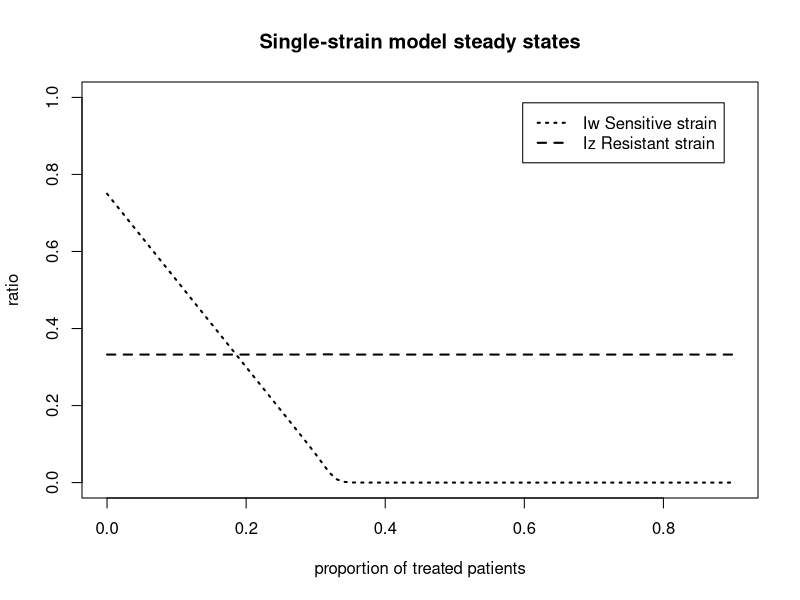
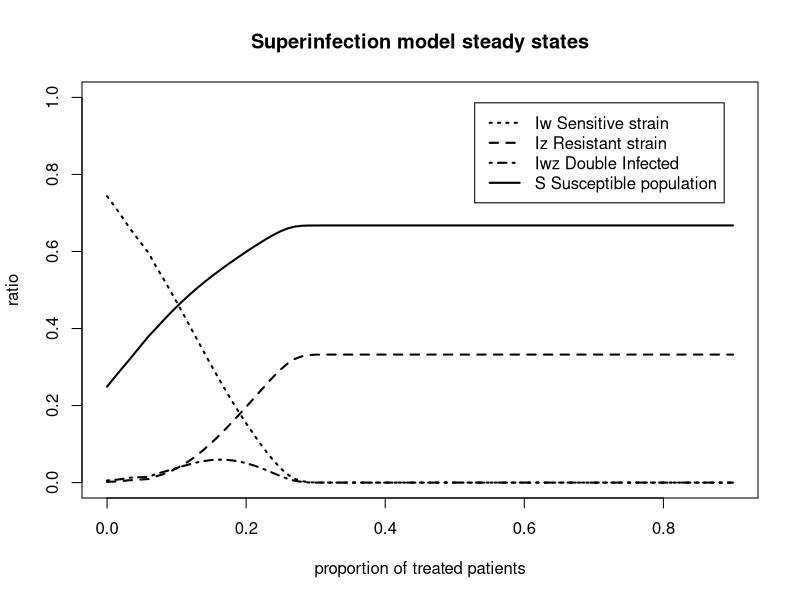
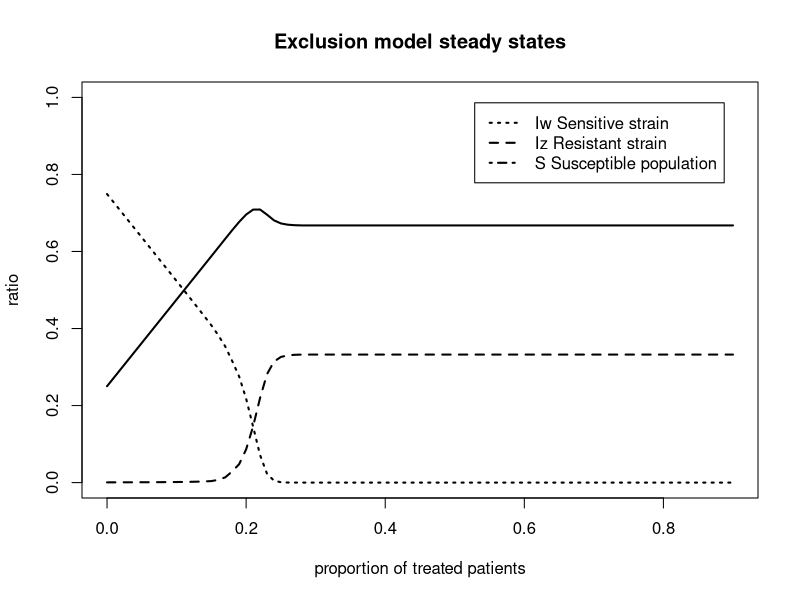

These figures' R source, in order:
## ---- chunk 1
library(deSolve)
options("scipen" = 10)
N <- 1
a <- 2000
pbeta_w <- 0.04
pbeta_z <- 0.015
pgammaa <- 0.01
pgamma_tilt <- 0.1
pq <- 0.5
prho <- 0.5
pphi <- 0.05
peps <- 0.15
m <- 1
prop <- 0.01
conv_crit=0.00001
pepsi <- seq(0, 0.90, by=0.01)
tab <- matrix(data=NA, nrow=length(pepsi), ncol=5)

## ---- chunk 2

parameters <- c(beta_w=pbeta_w, beta_z=pbeta_z, gamma=pgammaa, gamma_prim=pgamma_tilt, eps=peps)
state <- c(S1=1-prop, S2=1-prop, Iw=prop, Iz=prop)
times=seq(0, a, by=m)


SIS_single_strain=function(times, state, parameters){
  with(as.list(c(state,parameters)),
    {dS1 = - beta_w*Iw*S1 + gamma*(1-eps)*Iw + gamma_prim*eps*Iw
      dS2 = - beta_z*Iz*S2 + gamma*Iz
      dIw = beta_w*Iw*S1 - gamma*(1-eps)*Iw - gamma_prim*eps*Iw
      dIz = beta_z*Iz*S2 - gamma*Iz
      list(c(dS1, dS2, dIw, dIz))
      return(list(c(dS1, dS2, dIw, dIz)))
    })
}


root_sis=function(times, state, parameters){
  dstate <- unlist(SIS_single_strain(times, state, parameters))
  sum(abs(dstate)) - conv_crit}

  
  
exploit_param=function(x) {
  parameters[5] <- x
  out <- lsodar(func=SIS_single_strain, y=state, parms=parameters, times=times, rootfunc=root_sis)
  return(tail(out, n=1))
}

steady <- do.call(rbind, lapply(pepsi, exploit_param))
steady <- unlist(steady)

steady_time <- steady[,1]
steady_S1 <- steady[,2]
steady_S2 <- steady[,3]
steady_Iw <- steady[,4]
steady_Iz <- steady[,5]

## ---- chunk 3
plot(pepsi, steady_Iw, main="Single-strain model steady states", xlab="proportion of treated patients", ylab="ratio", ylim=c(0,1), lty=3, lwd=2, type="l")

lines(pepsi, steady_Iz, lty=2, lwd=2)

legend("topright" , inset=.05, c("Iw Sensitive strain", "Iz Resistant strain" ), lty=c(3,2), lwd=c(2,2))

## ---- chunk 4

parameters <- c(beta_w=pbeta_w, beta_z=pbeta_z, gamma=pgammaa, gamma_prim=pgamma_tilt, eps=peps, q=pq )

state <- c(S=1-2*prop, Iw=prop, Iz=prop, Iwz=0)

times = seq(0, a, by=m)

SIS_sup=function(times, state, parameters){
  with(as.list(c(state,parameters)),
       {dS = - beta_w*(Iw+q*Iwz)*S - beta_z*(Iz+q*Iwz)*S + gamma*(1-eps)*Iw + gamma_prim*eps*Iw + gamma*Iz
        dIw = beta_w*(Iw+q*Iwz)*S + gamma*Iwz - beta_z*(Iz+q*Iwz)*Iw - gamma*(1-eps)*Iw - gamma_prim*eps*Iw 
        dIz = beta_z*(Iz+q*Iwz)*S + gamma*(1-eps)*Iwz + gamma_prim*eps*Iwz - beta_w*(Iw+q*Iwz)*Iz - gamma*Iz 
        dIwz = beta_w*(Iw+q*Iwz)*Iz + beta_z*(Iz+q*Iwz)*Iw - gamma*Iwz - gamma*(1-eps)*Iwz - gamma_prim*eps*Iwz
        list(c(dS, dIw, dIz, dIwz))
       })
  }

root_sup=function(times, state, parameters){
  dstate <- unlist(SIS_sup(times, state, parameters))
  sum(abs(dstate)) - conv_crit
  }

  
  
exploit_param_sup=function(x) {
  parameters[5] <- x
  out <- lsodar(func=SIS_sup, y=state, parms=parameters, times=times, rootfunc=root_sup)
  return(tail(out, n=1))
  }

steady_sup <- do.call(rbind, lapply(pepsi, exploit_param_sup))
steady_sup <- unlist(steady_sup)

steady_time_sup <- steady_sup[,1]
steady_S_sup <- steady_sup[,2]
steady_Iw_sup <- steady_sup[,3]
steady_Iz_sup <- steady_sup[,4]
steady_Iwz_sup <- steady_sup[,5]

## ---- chunk 5
plot(pepsi, steady_Iw_sup, main="Superinfection model steady states", xlab="proportion of treated patients", ylab="ratio", ylim=c(0,1), lty=3, lwd=2, type="l")

lines(pepsi, steady_Iz_sup, lty=2, lwd=2)
lines(pepsi, steady_S_sup, lty=1, lwd=2)
lines(pepsi, steady_Iwz_sup, lty=4, lwd=2)

legend("topright" , inset=.05, c("Iw Sensitive strain", "Iz Resistant strain", "Iwz Double Infected", "S Susceptible population" ), lty=c(3,2,4,1), lwd=c(2,2,2,2))

## ---- chunk 6

parameters <- c(beta_w=pbeta_w, beta_z=pbeta_z, gamma=pgammaa, gamma_prim=pgamma_tilt, eps=peps)

state <- c(S=1-2*prop, Iw=prop, Iz=prop)

times=seq(0, a, by=m)

SIS_exc=function(times, state, parameters){
  with(as.list(c(state,parameters)),
       {dS = - beta_w*Iw*S - beta_z*Iz*S + gamma*(1-eps)*Iw + gamma_prim*eps*Iw + gamma*Iz
        dIw = beta_w*Iw*S - gamma*(1-eps)*Iw - gamma_prim*eps*Iw
        dIz = beta_z*Iz*S - gamma*Iz
        list(c(dS, dIw, dIz))
       })
}


root_exc=function(times, state, parameters){
  dstate <- unlist(SIS_exc(times, state, parameters))
  sum(abs(dstate)) - conv_crit
  }

  
  
exploit_param_exc=function(x) {
  parameters[5] <- x
  out <- lsodar(func=SIS_exc, y=state, parms=parameters, times=times, rootfunc=root_exc)
  return(tail(out, n=1))
  }

steady_sup <- do.call(rbind, lapply(pepsi, exploit_param_exc))
steady_sup <- unlist(steady_sup)

steady_time_sup <- steady_sup[,1]
steady_S_sup <- steady_sup[,2]
steady_Iw_sup <- steady_sup[,3]
steady_Iz_sup <- steady_sup[,4]
steady_Iwz_sup <- steady_sup[,3]

## ---- chunk 7
plot(pepsi, steady_Iw_sup, main="Exclusion model steady states", xlab="proportion of treated patients", ylab="ratio", ylim=c(0,1), lty=3, lwd=2, type="l")

lines(pepsi, steady_Iz_sup, lty=2, lwd=2)
lines(pepsi, steady_S_sup, lty=1, lwd=2)

legend("topright" , inset=.05, c("Iw Sensitive strain", "Iz Resistant strain", "S Susceptible population" ), lty=c(3,2,4,1), lwd=c(2,2,2))
